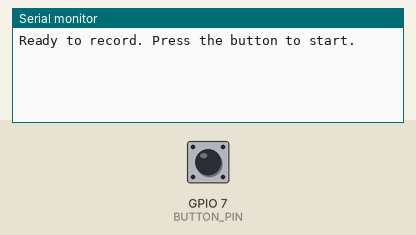
This sketch was run on a simulated ESP32-S3. On the bench: the last lines printed to the serial monitor. The inputs (shaded band) are chosen by the test bench; at power-on: GPIO 7 (BUTTON_PIN) HIGH. I2S audio is not simulated (input reads silence); storage starts empty.

Above: at 1.2 s.
1.3 s: GPIO 7 (BUTTON_PIN) pulled LOW for 0.15 s
At 2.5 s:
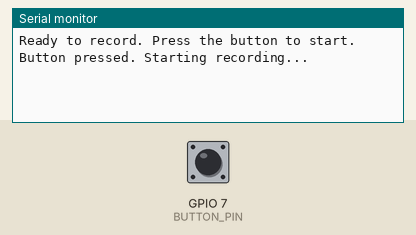
7.4 s: GPIO 7 (BUTTON_PIN) pulled LOW for 1 s
At 13.3 s:
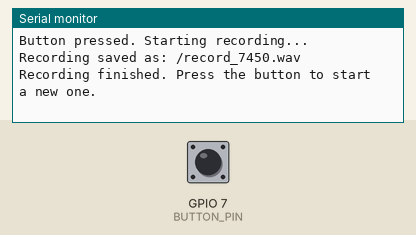

The sketch:

recorderTesting.ino
```cpp
#include <SPI.h>
#include "SdFat.h"
#include "I2SRecord.h"
#include "wave.h"

// Define SD card SPI pins
#define SD_CS_PIN   10
#define SD_SCK_PIN  12
#define SD_MOSI_PIN 11
#define SD_MISO_PIN 13

// Define INMP441 I²S pins
#define I2S_SCK_PIN   5  // BCLK
#define I2S_WS_PIN    6  // LRCLK
#define I2S_SD_PIN    4  // DOUT
#define I2S_AMPLIFY   20 // Amplification factor
#define BUFFER_SIZE   1024

// Define button pin
#define BUTTON_PIN    7  // GPIO pin for button
#define DEBOUNCE_MS   50 // Debounce delay in milliseconds

// Recording configuration
#define SAMPLE_RATE   16000             // Sampling rate in Hz
#define RECORD_TIME   5                 // Recording duration in seconds
#define WAVE_HEADER_SIZE 44             // WAV file header size in bytes
#define FILENAME_SIZE 20                // Maximum filename size

SdFs sd;                                // SD card object
FsFile file;                            // Recording file object
I2SRecord i2sRecorder;                  // I²S Recorder object

// Derived constants
const int waveDataSize = SAMPLE_RATE * RECORD_TIME * 2; // Data size (bytes)
int32_t communicationData[BUFFER_SIZE];                // I²S buffer
char partWavData[BUFFER_SIZE];                         // Processed WAV data

void setup() {
  Serial.begin(115200);
  pinMode(BUTTON_PIN, INPUT_PULLUP); // Configure button pin with pull-up resistor

  if (!initSDCard() || !initI2S()) {
    while (true); // Halt on initialization failure
  }

  Serial.println("Ready to record. Press the button to start.");
}

void loop() {
  if (buttonPressed()) {
    Serial.println("Button pressed. Starting recording...");
    recordAudio();
    Serial.println("Recording finished. Press the button to start a new one.");
  }
}

bool initSDCard() {
  if (!sd.begin(SdSpiConfig(SD_CS_PIN, DEDICATED_SPI, 18000000))) {
    Serial.println("SD card initialization failed!");
    return false;
  }
  return true;
}

bool initI2S() {
  if (!i2sRecorder.InitInput(I2S_BITS_PER_SAMPLE_32BIT, I2S_SCK_PIN, I2S_WS_PIN, I2S_SD_PIN, SAMPLE_RATE)) {
    Serial.println("I²S initialization failed!");
    return false;
  }
  return true;
}

bool buttonPressed() {
  if (digitalRead(BUTTON_PIN) == LOW) { // Button pressed
    delay(DEBOUNCE_MS); // Debounce delay
    if (digitalRead(BUTTON_PIN) == LOW) { // Confirm press
      return true;
    }
  }
  return false;
}

void recordAudio() {
  char filename[FILENAME_SIZE];
  snprintf(filename, FILENAME_SIZE, "/record_%lu.wav", millis());

  if (!createFile(filename)) {
    return;
  }

  writeWavHeader();
  captureAudio();
  file.close();

  Serial.print("Recording saved as: ");
  Serial.println(filename);
}

bool createFile(const char* filename) {
  sd.remove(filename); // Ensure no previous file with the same name
  file = sd.open(filename, O_WRITE | O_CREAT);
  if (!file) {
    Serial.println("File creation failed!");
    return false;
  }
  return true;
}

void writeWavHeader() {
  // Create a WAV file header

  // - 1: Number of channels (1 = mono)
  // - SAMPLE_RATE: Sampling rate
  // - 16: Bits per sample (16-bit audio)
  WAV_HEADER header = CreateWaveHeader(1, SAMPLE_RATE, 16);

  // Calculate the riffSize
  // represents the total file size minus the first 8 bytes of "RIFF" and "WAVE"
  // Formula: waveDataSize (size of audio data) + WAVE_HEADER_SIZE (header size) - 8 bytes
  header.riffSize = waveDataSize + WAVE_HEADER_SIZE - 8;

  // Set the dataSize
  // represents the total number of bytes in the audio data section of the WAV file
  header.dataSize = waveDataSize;

  // Write the header to the first 44 bytes of the file using file.write()
  file.write(&header, WAVE_HEADER_SIZE);
}


void captureAudio() {
  for (int j = 0; j < waveDataSize / BUFFER_SIZE; ++j) {
    auto sz = i2sRecorder.Read((char*)communicationData, BUFFER_SIZE * 4);
    char* p = (char*)(communicationData);

    for (int i = 0; i < sz / 4; i++) {
      communicationData[i] *= I2S_AMPLIFY; // Amplify sound
      if (i % 2 == 0) { // Process right channel
        partWavData[i] = p[4 * i + 2];
        partWavData[i + 1] = p[4 * i + 3];
      }
    }
    file.write((const byte*)partWavData, BUFFER_SIZE);
  }
}
```

I2SRecord.cpp
```cpp
#include "I2SRecord.h"

bool I2SRecord::InitInput(i2s_bits_per_sample_t BPS,
                      int bckPin,
                      int wsPin,
                      int dataInPin,
                      int sampleRate)
{
  i2s_config_t i2s_config = {
    .mode = (i2s_mode_t)(I2S_MODE_MASTER | I2S_MODE_RX),
    .sample_rate = sampleRate,
    .bits_per_sample = BPS,
    .channel_format = I2S_CHANNEL_FMT_RIGHT_LEFT,
    .communication_format = (i2s_comm_format_t)(I2S_COMM_FORMAT_I2S | I2S_COMM_FORMAT_I2S_MSB),
    .intr_alloc_flags = 0,
    .dma_buf_count = 16,
    .dma_buf_len = 60,
    .use_apll = false
  };

  i2s_pin_config_t pin_config;
  memset(&pin_config,0,sizeof(i2s_pin_config_t));
  pin_config.bck_io_num = bckPin;
  pin_config.ws_io_num = wsPin;
  pin_config.data_out_num = I2S_PIN_NO_CHANGE;
  pin_config.data_in_num = dataInPin;

  if(ESP_OK!=i2s_driver_install(I2S_NUM_0, &i2s_config, 0, NULL))
  {
    Serial.println("install i2s driver failed");
    return false;
  }
  if(ESP_OK!=i2s_set_pin(I2S_NUM_0, &pin_config))
  {
    Serial.println("i2s set pin failed");
    return false;
  }
  return true;
}

size_t I2SRecord::Read(char* data, int numData)
{
  size_t recvSize;
  i2s_read(I2S_NUM_0, (void*)data, numData, &recvSize, portMAX_DELAY);
  return recvSize;
}

size_t I2SRecord::Write(char* data, int numData)
{
  size_t sendSize;
  i2s_write(I2S_NUM_0, (void*)data, numData, &sendSize, portMAX_DELAY);
  return sendSize;
}

void I2SRecord::End()
{
  i2s_driver_uninstall(I2S_NUM_0);
}
```

I2SRecord.h
```cpp
#pragma once
#include <Arduino.h>
#include "freertos/FreeRTOS.h"
#include "freertos/task.h"
#include "driver/i2s.h"

// THIS I2S RECORD FILE UPDATED BASED ON SOURCES COMING FROM A TUTORIAL VIDEO: https://www.bilibili.com/video/BV1xA411Q76y/?vd_source=b0d154d074af70a07354b1bd14eb46ab&spm_id_from=333.788.videopod.sections

class I2SRecord
{
public:
  bool InitInput(i2s_bits_per_sample_t BPS,
                 int bckPin,
                 int wsPin,
                 int dataInPin,
                 int sampleRate);

  size_t Read(char* data, int numData);

  size_t Write(char* data, int numData);

  void End();
};
```

wave.cpp
```cpp
#include "wave.h"

WAV_HEADER CreateWaveHeader(int numChannels,
                            unsigned int sampleRate,
                            unsigned short bitsPerSample)
{
  WAV_HEADER header;
  header.riffSize = 0;
  header.numChannels = numChannels;
  header.sampleRate = sampleRate;
  header.bitsPerSample = bitsPerSample;
  header.bytesPerSecond = sampleRate * numChannels /8 * bitsPerSample;
  header.blockAlign = numChannels * bitsPerSample/8;
  header.dataSize = 0;
  return header;
}
```

wave.h
```cpp
#pragma once

// THIS WAVE FILE UPDATED BASED ON SOURCES COMING FROM A TUTORIAL VIDEO: https://www.bilibili.com/video/BV1xA411Q76y/?vd_source=b0d154d074af70a07354b1bd14eb46ab&spm_id_from=333.788.videopod.sections

typedef struct WAV_HEADER_S
{
	char   			    riffType[4]{'R','I','F','F'};
	unsigned int   	riffSize;
	char   			    waveType[4]{'W','A','V','E'};
	char   			    formatType[4]{'f','m','t',' '};
	unsigned int	  formatSize{16};
	unsigned short	compressionCode{1};
	unsigned short 	numChannels;
	unsigned int   	sampleRate;
	unsigned int   	bytesPerSecond;
	unsigned short 	blockAlign;
	unsigned short 	bitsPerSample;
	char   			    dataType[4]{'d','a','t','a'};
	unsigned int   	dataSize;
}WAV_HEADER;

WAV_HEADER CreateWaveHeader(int numChannels = 1,
                            unsigned int sampleRate = 44100,
                            unsigned short bitsPerSample = 16);     
```

Measured:
- after the input at 1.3 s, the serial monitor: prints a new line after 0.05 s (image 1)
- after the input at 7.4 s, the serial monitor: prints a new line after 0.05 s (image 2)
